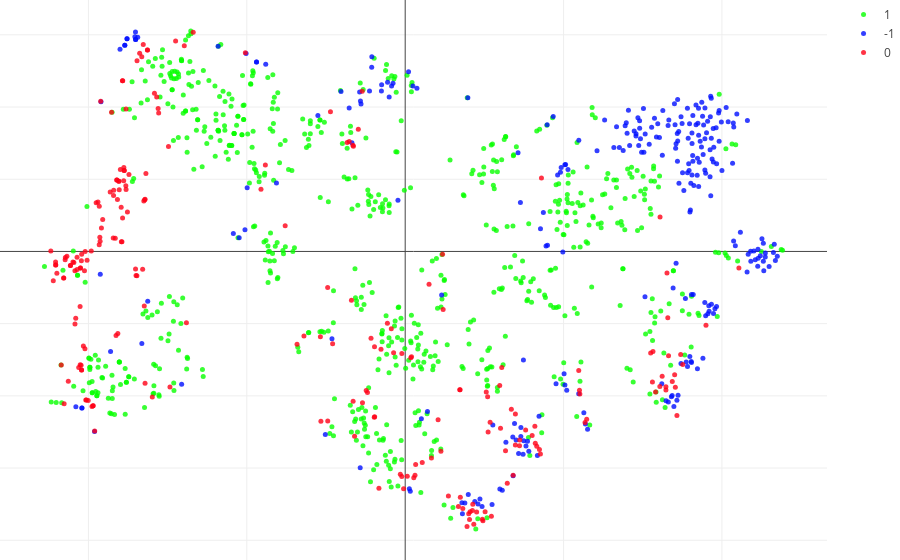

Source (notebook cell):
### Code cell
tsne(dfComp)

### Figure 1 — Plotly figure (JSON) as saved in the notebook; plotly's stock layout.template omitted (floating-point values rounded to 4 significant figures; data arrays with more than 128 entries replaced by an {"elided": "..."} marker saying what was removed)
{"data": [{"marker": {"color": "rgb(7,255,0)", "opacity": 0.8, "size": 5}, "mode": "markers", "name": "1", "type": "scatter", "uid": "84d28d94-6ac1-4115-a62c-cdec43ffd224", "x": {"elided": "685 float values"}, "y": {"elided": "685 float values"}}, {"marker": {"color": "rgb(0,15,255)", "opacity": 0.8, "size": 5}, "mode": "markers", "name": "-1", "type": "scatter", "uid": "17458bc8-7303-474f-86f1-da50bf099794", "x": {"elided": "275 float values"}, "y": {"elided": "275 float values"}}, {"marker": {"color": "rgb(255,0,23)", "opacity": 0.8, "size": 5}, "mode": "markers", "name": "0", "type": "scatter", "uid": "9e1f5786-08e1-4f8e-842c-71f083630346", "x": {"elided": "228 float values"}, "y": {"elided": "228 float values"}}], "layout": {"margin": {"b": 0, "l": 0, "r": 0, "t": 0}}}
